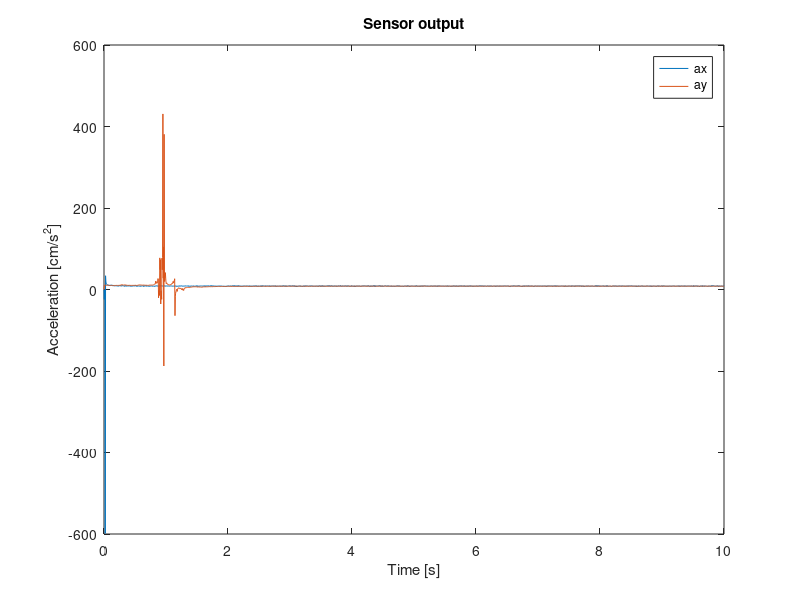
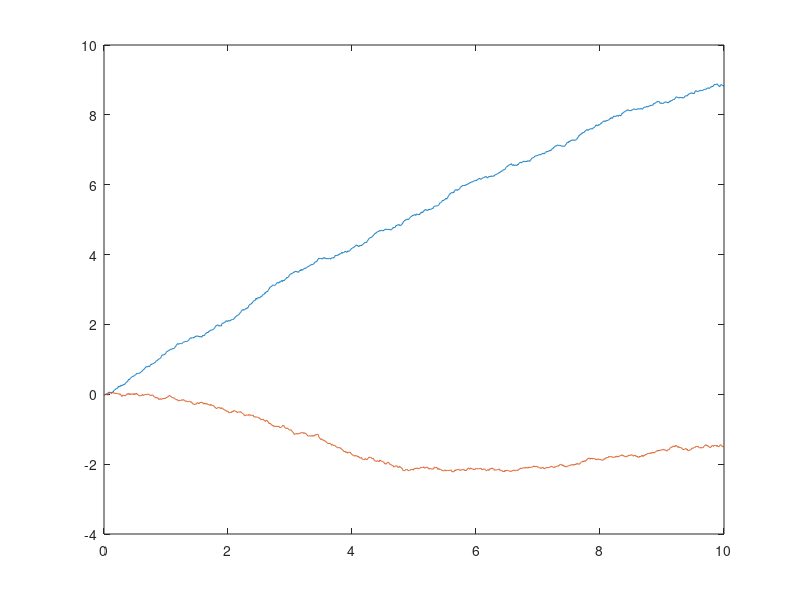

Here is the MATLAB script that generated these plots, in order: (Note: this script raises an error after producing the figures.)
close all; clear all;

%% Instructions for use
% Change what needs to be changed, then remember to change the
% caseName variable so that you write the correct file name.
% I changed the test case by commenting/uncommenting the relevant lines.

% Case names: (script is currently set to 'baseline')
%   baseline: u = 1 cm/s, standard sensor and system noise
%   10xSensNoise: baseline, but with 10x the sensor noise
%   10xSystNoise: basline, but with 10x the system noise
%   yMotion: baseline, but with u = 0 cm/s and v = 1 cm/s
%   stationary: baseline, but with u = 0 cm/s

%% Set up
dt = 0.005;
t = 0:dt:10;
N = length(t);

% 'True' state vector
X = zeros(4, N);

% Velocity noise covariance
stateNoise = 1e-4*eye(4);
% stateNoise = 10*1e-4*eye(4);

% Sensor noise covariance
senseNoise = [0.21337 0; ...
              0       0.022288];
% senseNoise = 10*[0.21337 0; ...
%                 0       0.022288];

% Simulated sensor model
h = @(x, y) [(8.3741*x + 0.2395)./(x + 0.0123); ...
             (8.3558*y + 1.3344)./(y + 0.1294)];

%% Simulate motion
% Set velocity profile
X0 = [0 0 1 0]';
% X0 = [0 0 0 1]';
% X0 = [0 0 0 0]';

% Calculate noise
randn('seed', 0);
w  = mvnrnd([0 0 0 0], stateNoise, N)';
v1 = mvnrnd([0 0], senseNoise, N)';

% Begin loop
X = zeros(4, N);
Y = zeros(2, N);
X(:, 1) = X0;
for i = 1:N - 1
    Xk = X(:, i);
    wk = w(:, i);
    v1k = v1(:, i);
    
    % Calculate sensor response
    Yk = h(Xk(1), Xk(2)) + v1k;
    
    % Propagate state
    Xk1 = [Xk(1) + dt*Xk(3); ...
           Xk(2) + dt*Xk(4); ...
           Xk(3); ...
           Xk(4)] + wk;
    
    % Calculate sensor response
    Yk1 = h(Xk1(1), Xk1(2)) + v1k;
    
    % Save state
    X(:, i+1) = Xk1;
    Y(:, i+1) = Yk1;
end
Y(:, end) = h(X(1, end), X(2, end)) + v1(:, end);

x = X(1, :);
y = X(2, :);
u = X(3, :);
v = X(4, :);
axSense = Y(1, :);
aySense = Y(2, :);

%% Plot simulated data
figure(1);
plot(t, axSense, t, aySense);
title('Sensor output');
legend('ax', 'ay');
xlabel('Time [s]');
ylabel('Acceleration [cm/s^2]');

figure(2);
plot(t, x, t, y);
yyaxis right;
plot(t, u, t, v);
ylabel('Velocity [cm/s]');
yyaxis left;
title('Ground truth');
xlabel('Time [s]');
ylabel('Position [cm]');
legend('x', 'y', 'u', 'v');

%% Write data files
% Change this to change the file name
caseName = 'baseline';

M = [t; x; y; u; v]';
writematrix(M, ['Simulation/' caseName '-groundtruth.csv']);
M = [t; axSense; aySense]';
writematrix(M, ['Simulation/' caseName '-sensordata.csv']);